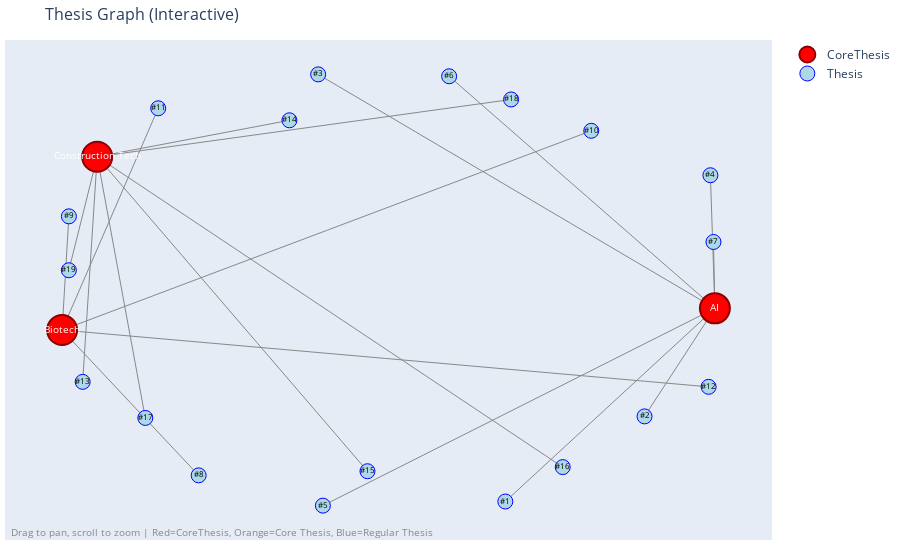

Notebook cell for this chart:
### Code cell
# Step 6: Interactive visualization using Plotly (optional, for better interactivity)

import plotly.graph_objects as go
import numpy as np

def visualize_graph_plotly(G: nx.DiGraph):
    """Create an interactive visualization using Plotly."""
    if G.number_of_nodes() == 0:
        print("⚠ No nodes to visualize")
        return
    
    # Use spring layout
    pos = nx.spring_layout(G, k=2, iterations=50, seed=42)
    
    # Prepare edge traces
    edge_x = []
    edge_y = []
    for edge in G.edges():
        x0, y0 = pos[edge[0]]
        x1, y1 = pos[edge[1]]
        edge_x.extend([x0, x1, None])
        edge_y.extend([y0, y1, None])
    
    # Only create edge trace if there are edges
    edge_trace = None
    if edge_x and edge_y:
        edge_trace = go.Scatter(
            x=edge_x, y=edge_y,
            line=dict(width=1, color='#888'),
            hoverinfo='none',
            mode='lines',
            showlegend=False
        )
    
    # Prepare node traces by type
    node_traces = []
    
    # CoreThesis nodes (red, large)
    core_nodes = [n for n, d in G.nodes(data=True) if d.get("node_type") == "CoreThesis"]
    if core_nodes and len(core_nodes) > 0:
        node_x = [pos[n][0] for n in core_nodes]
        node_y = [pos[n][1] for n in core_nodes]
        node_labels = [n[:30] + "..." if len(n) > 30 else n for n in core_nodes]
        
        node_trace = go.Scatter(
            x=node_x, y=node_y,
            mode='markers+text',
            name='CoreThesis',
            marker=dict(size=30, color='red', line=dict(width=2, color='darkred')),
            text=node_labels,
            textposition="middle center",
            textfont=dict(size=10, color="white"),
            hovertemplate='<b>%{text}</b><br>CoreThesis<extra></extra>'
        )
        node_traces.append(node_trace)
    
    # Core thesis nodes (orange, medium)
    core_thesis_nodes = [n for n, d in G.nodes(data=True) 
                        if d.get("node_type") == "Thesis" and d.get("is_core", False)]
    if core_thesis_nodes and len(core_thesis_nodes) > 0:
        node_x = [pos[n][0] for n in core_thesis_nodes]
        node_y = [pos[n][1] for n in core_thesis_nodes]
        # Use titles if available, otherwise use node numbers
        node_labels = []
        for n in core_thesis_nodes:
            title = G.nodes[n].get("title", "")
            if title:
                node_labels.append(title[:15] + "..." if len(title) > 15 else title)
            else:
                node_labels.append(f"#{G.nodes[n].get('node_num', '?')}")
        
        node_trace = go.Scatter(
            x=node_x, y=node_y,
            mode='markers+text',
            name='Core Thesis',
            marker=dict(size=20, color='orange', line=dict(width=2, color='darkorange')),
            text=node_labels,
            textposition="middle center",
            textfont=dict(size=9, color="white"),
            hovertemplate='<b>%{text}</b><br>Core Thesis<extra></extra>'
        )
        node_traces.append(node_trace)
    
    # Regular thesis nodes (blue, small)
    regular_thesis = [n for n, d in G.nodes(data=True) 
                     if d.get("node_type") == "Thesis" and not d.get("is_core", False)]
    if regular_thesis and len(regular_thesis) > 0:
        node_x = [pos[n][0] for n in regular_thesis]
        node_y = [pos[n][1] for n in regular_thesis]
        # Use titles if available, otherwise use node numbers
        node_labels = []
        for n in regular_thesis:
            title = G.nodes[n].get("title", "")
            if title:
                node_labels.append(title[:15] + "..." if len(title) > 15 else title)
            else:
                node_labels.append(f"#{G.nodes[n].get('node_num', '?')}")
        
        node_trace = go.Scatter(
            x=node_x, y=node_y,
            mode='markers+text',
            name='Thesis',
            marker=dict(size=15, color='lightblue', line=dict(width=1, color='blue')),
            text=node_labels,
            textposition="middle center",
            textfont=dict(size=8, color="black"),
            hovertemplate='<b>%{text}</b><br>Thesis<extra></extra>'
        )
        node_traces.append(node_trace)
    
    # Create figure data - only include edge_trace if it exists
    figure_data = node_traces
    if edge_trace:
        figure_data = [edge_trace] + node_traces
    
    # Create figure
    fig = go.Figure(
        data=figure_data,
        layout=go.Layout(
            title=dict(
                text='Thesis Graph (Interactive)',
                font=dict(size=16)
            ),
            showlegend=True,
            hovermode='closest',
            margin=dict(b=20, l=5, r=5, t=40),
            annotations=[dict(
                text="Drag to pan, scroll to zoom | Red=CoreThesis, Orange=Core Thesis, Blue=Regular Thesis",
                showarrow=False,
                xref="paper", yref="paper",
                x=0.005, y=-0.002,
                xanchor="left", yanchor="bottom",
                font=dict(color="#888", size=10)
            )],
            xaxis=dict(showgrid=False, zeroline=False, showticklabels=False),
            yaxis=dict(showgrid=False, zeroline=False, showticklabels=False)
        )
    )
    
    fig.show()

# Create interactive visualization
if neo4j_driver:
    print("\n" + "="*60)
    print("INTERACTIVE VISUALIZATION")
    print("="*60)
    graph = query_neo4j_for_visualization(neo4j_driver)
    visualize_graph_plotly(graph)
else:
    print("⚠ Cannot visualize: Neo4j not connected")

### Figure 1 — Plotly figure (JSON) as saved in the notebook; plotly's stock layout.template omitted (floating-point values rounded to 4 significant figures)
{"data": [{"hoverinfo": "none", "line": {"color": "#888", "width": 1}, "mode": "lines", "showlegend": false, "type": "scatter", "x": [0.2091, 0.978, null, 0.9739, 0.978, null, -0.5156, -0.9108, null, -0.8911, -0.9108, null, 0.6203, -0.9108, null, -0.6327, -0.9108, null, 0.9598, -0.9108, null, -0.8512, -0.8092, null, -0.253, -0.8092, null, -0.02722, -0.8092, null, 0.5377, -0.8092, null, -0.67, -0.8092, null, 0.3883, -0.8092, null, -0.8912, -0.8092, null, 0.3716, 0.978, null, 0.7744, 0.978, null, -0.1699, 0.978, null, 0.965, 0.978, null, -0.1562, 0.978, null], "y": [0.9714, -0.09432, null, 0.2105, -0.09432, null, -0.861, -0.1939, null, 0.3282, -0.1939, null, 0.721, -0.1939, null, 0.8244, -0.1939, null, -0.4546, -0.1939, null, -0.4317, 0.602, null, 0.7692, 0.602, null, -0.8421, 0.602, null, -0.8231, 0.602, null, -0.5973, 0.602, null, 0.8649, 0.602, null, 0.08079, 0.602, null, -0.9811, -0.09432, null, -0.5902, -0.09432, null, 0.9801, -0.09432, null, 0.5169, -0.09432, null, -1, -0.09432, null]}, {"hovertemplate": "<b>%{text}</b><br>CoreThesis<extra></extra>", "marker": {"color": "red", "line": {"color": "darkred", "width": 2}, "size": 30}, "mode": "markers+text", "name": "CoreThesis", "text": ["AI", "Biotech", "Construction Tech"], "textfont": {"color": "white", "size": 10}, "textposition": "middle center", "type": "scatter", "x": [0.978, -0.9108, -0.8092], "y": [-0.09432, -0.1939, 0.602]}, {"hovertemplate": "<b>%{text}</b><br>Thesis<extra></extra>", "marker": {"color": "lightblue", "line": {"color": "blue", "width": 1}, "size": 15}, "mode": "markers+text", "name": "Thesis", "text": ["#6", "#7", "#8", "#9", "#10", "#11", "#12", "#13", "#14", "#15", "#16", "#17", "#18", "#19", "#1", "#2", "#3", "#4", "#5"], "textfont": {"color": "black", "size": 8}, "textposition": "middle center", "type": "scatter", "x": [0.2091, 0.9739, -0.5156, -0.8911, 0.6203, -0.6327, 0.9598, -0.8512, -0.253, -0.02722, 0.5377, -0.67, 0.3883, -0.8912, 0.3716, 0.7744, -0.1699, 0.965, -0.1562], "y": [0.9714, 0.2105, -0.861, 0.3282, 0.721, 0.8244, -0.4546, -0.4317, 0.7692, -0.8421, -0.8231, -0.5973, 0.8649, 0.08079, -0.9811, -0.5902, 0.9801, 0.5169, -1]}], "layout": {"annotations": [{"font": {"color": "#888", "size": 10}, "showarrow": false, "text": "Drag to pan, scroll to zoom | Red=CoreThesis, Orange=Core Thesis, Blue=Regular Thesis", "x": 0.005, "xanchor": "left", "xref": "paper", "y": -0.002, "yanchor": "bottom", "yref": "paper"}], "hovermode": "closest", "margin": {"b": 20, "l": 5, "r": 5, "t": 40}, "showlegend": true, "title": {"font": {"size": 16}, "text": "Thesis Graph (Interactive)"}, "xaxis": {"showgrid": false, "showticklabels": false, "zeroline": false}, "yaxis": {"showgrid": false, "showticklabels": false, "zeroline": false}}}
